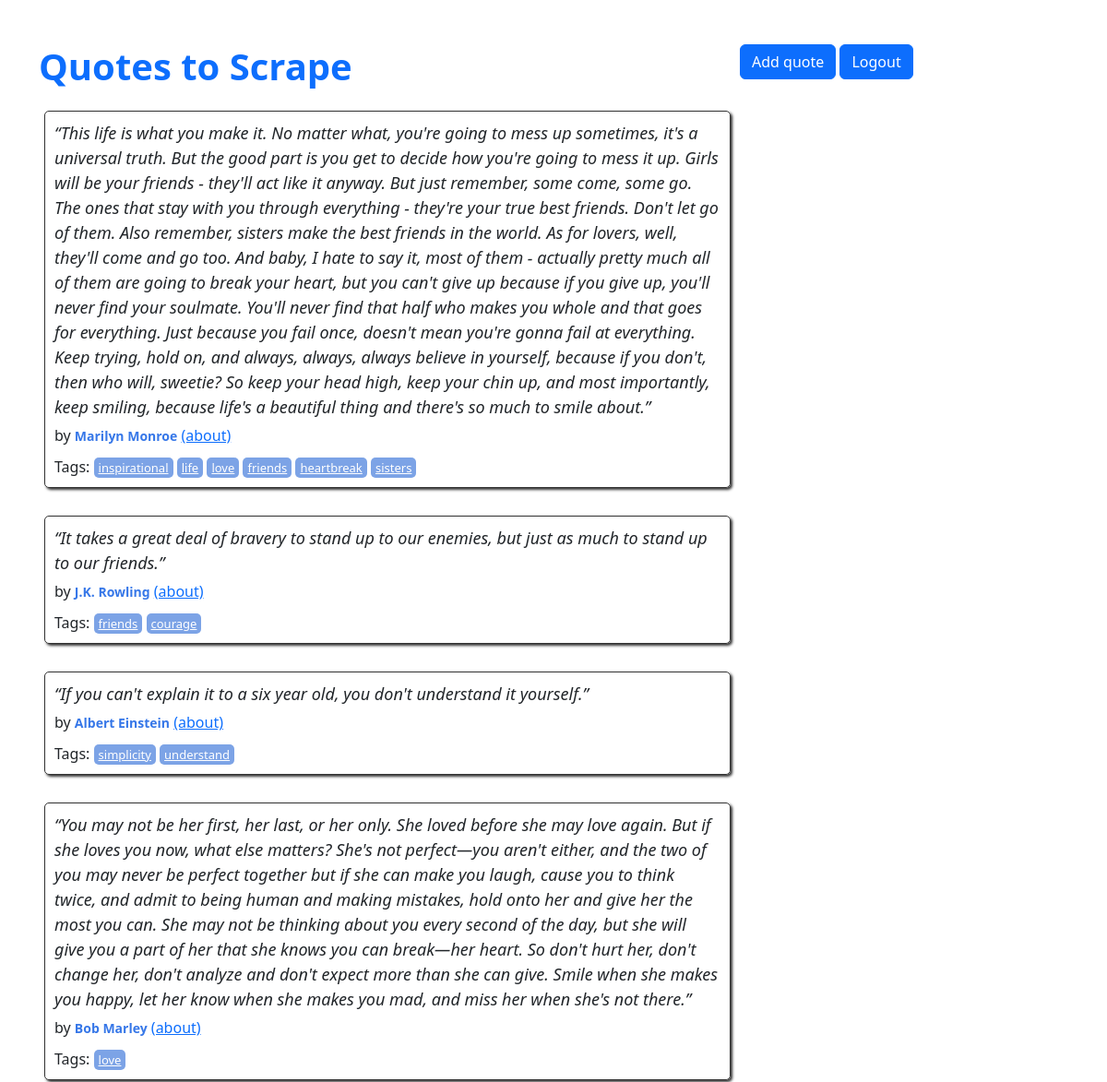
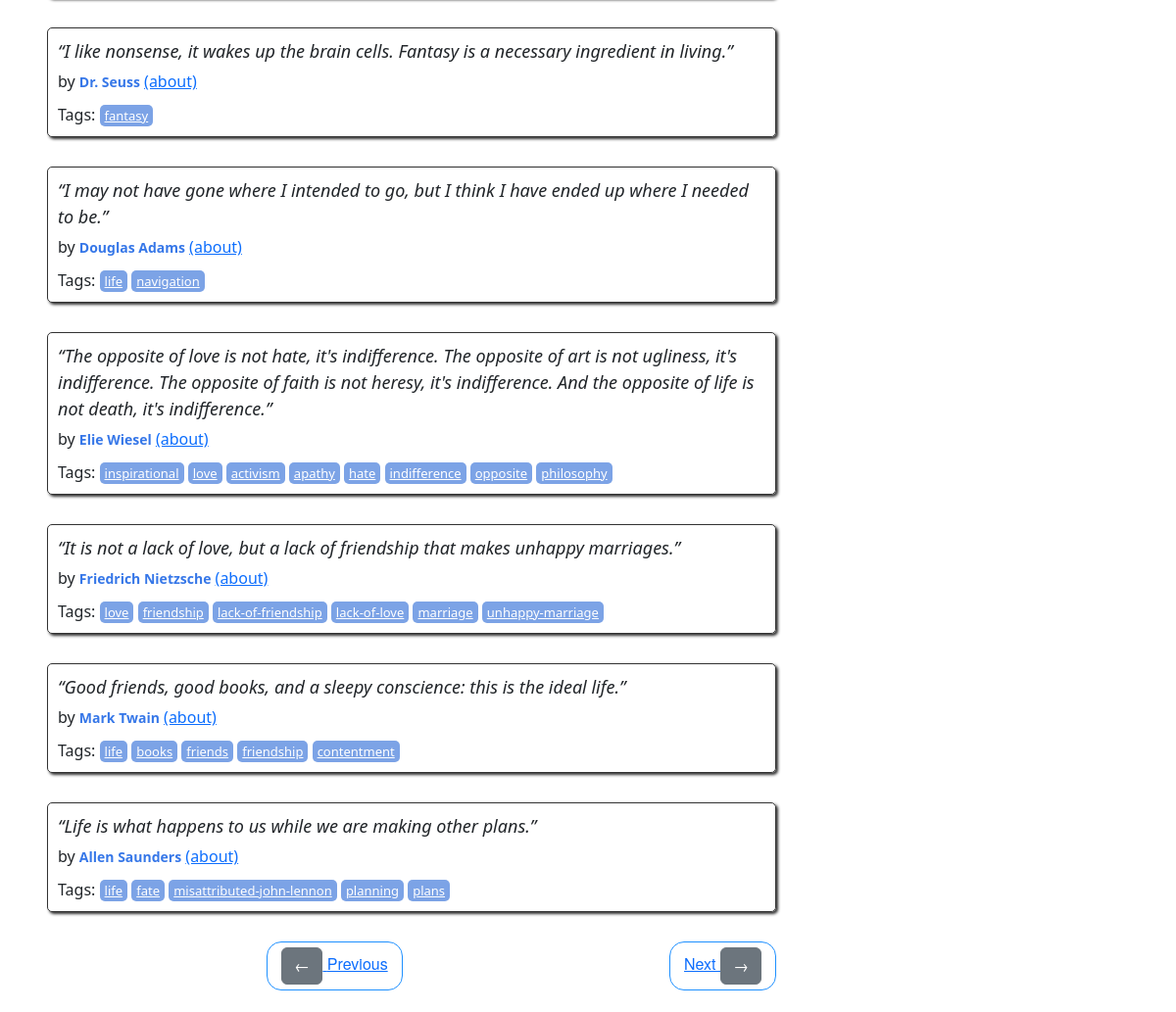
The page /2 (signed in) on the database its author committed (2 pictures, top to bottom).
### quotes/models.py (models this page shows)
class Quote(models.Model):
    user = models.ForeignKey(User, on_delete=models.CASCADE, default=None, null=True)
    quote = models.TextField()
    tags = models.ManyToManyField(Tag)
    author = models.ForeignKey(Author, on_delete=models.CASCADE, default=None, null=False)
    created_at = models.DateTimeField(auto_now_add=True)

class Author(models.Model):
    fullname = models.CharField(max_length=64, null=False, unique=True)
    born_date = models.CharField(max_length=64)
    born_location = models.CharField(max_length=256)
    description = models.TextField()
    user = models.ForeignKey(User, on_delete=models.CASCADE, default=None, null=True)
    created_at = models.DateTimeField(auto_now_add=True)

class Tag(models.Model):
    name = models.CharField(max_length=16, null=False, unique=True)
    class Meta:
        verbose_name_plural = "Tags"
        verbose_name = "Tag"

### quotes/views.py (the view)
# urls.py: path('', main, name = 'root'),
def main(request, page = 1):
    quotes = Quote.objects.all()
    elem_per_page = 10
    paginator = Paginator(list(quotes), elem_per_page)
    quotes_on_page = paginator.page(page)
    return render(request, "quotes/index.html", context={"quotes": quotes_on_page})

### quotes/templatetags/extract_authors.py (called while the page is built)
@register.filter(name='author')
def get_author(author):
    author_id = author.id if hasattr(author, 'id') else None
    author_instance = Author.objects.filter(id=author_id).first()
    if author_instance:
        return author_instance.fullname
    return ''

### quotes/templates/quotes/index.html (shortened to what this page needs)
{% extends 'quotes/base.html' %}
{% load extract_authors %}
{% block content %}
<div class="row">
    <div class="col-md-8">
    {% for quote in quotes %}
    <div class="quote ms-5" itemscope="" itemtype="http://schema.org/CreativeWork">
        <span class="text" itemprop="text">
            {{quote.quote}}
        </span>
        <span>
            by <small class="author" itemprop="author">{{ quote.author|author }}</small>
            <a href="{% url 'quotes:author_detail' author_id=quote.author.id %}" target="_self">(about)</a>
        </span>
        <div class="tags">
            Tags:
            {% for tag in quote.tags.all %}
                <a class="tag" href="{% url 'quotes:tag_quotes' tag_name=tag.name %}">{{ tag.name }}</a>
            {% endfor %}
        </div>
    </div>
    {% endfor %}
    <nav>
        <ul class="pager">
            <li class="previous">
                <a class="{% if not quotes.has_previous %} disabled {% endif %}"
                href="{% if quotes.has_previous %} {% url 'quotes:root_paginate' quotes.previous_page_number %} {% else %} # {% endif %}">
                    <span class="btn btn-secondary" aria-hidden="true">←</span> Previous</a>
            </li>
            <li class="next" class="btn btn-secondary">
                <a class="{% if not quotes.has_next %} disabled {% endif %}"
                href="{% if quotes.has_next %} {% url 'quotes:root_paginate' quotes.next_page_number %} {% else %} # {% endif %}">
                Next <span class="btn btn-secondary" aria-hidden="true">→</span></a>
            </li>
        </ul>
    </nav>
    </div>
</div>
{% endblock %}

### quotes/static/quotes/style.css (style rules this page uses)
.quote { padding: 10px; margin-bottom: 30px; border: 1px solid #333333; border-radius: 5px; box-shadow: 2px 2px 3px #333333; }
.quote span.text { display: block; margin-bottom: 5px; font-size: large; font-style: italic; }
.quote small.author { font-weight: bold; color: #3677E8; }
.quote .tags { margin-top: 10px; }
.tag { padding: 2px 5px; border-radius: 5px; color: white; font-size: small; background-color: #7CA3E6; }
.pager { font-family: "Raleway","Helvetica Neue",Helvetica,Arial,sans-serif; }
.pager { padding-left: 0; margin: 22px 0; list-style: none; text-align: center; }
.pager li { display: inline; }
.pager .next > a, .pager .next > span { float: right; }
.pager li > a, .pager li > span { display: inline-block; padding: 5px 14px; background-color: #ffffff; border: 1px solid dodgerblue; border-radius: 15px; }
.col-md-8 { width: 66.66666667%; }

### rows shown on the page
Quote: quote "“This life is what you make it. No matter what, you're going to mess up sometimes, it's a universal truth. But the good part is you get to decide how you're going to mess it up. Girls will be your friends - they'll act like it anyway. But just remember, some come, some go. The ones that stay with you through everything - they're your true best friends. Don't let go of them. Also remember, sisters make the best friends in the world. As for lovers, well, they'll come and go too. And baby, I hate to say it, most of them - actually pretty much all of them are going to break your heart, but you can't give up because if you give up, you'll never find your soulmate. You'll never find that half who…", author|author "Marilyn Monroe"
Tag: name "inspirational"
Tag: name "life"
Tag: name "love"
Tag: name "friends"
Tag: name "heartbreak"
Tag: name "sisters"
Quote: quote "“It takes a great deal of bravery to stand up to our enemies, but just as much to stand up to our friends.”", author|author "J.K. Rowling"
Tag: name "courage"
Quote: quote "“If you can't explain it to a six year old, you don't understand it yourself.”", author|author "Albert Einstein"
Tag: name "simplicity"
Tag: name "understand"
Quote: quote "“You may not be her first, her last, or her only. She loved before she may love again. But if she loves you now, what else matters? She's not perfect—you aren't either, and the two of you may never be perfect together but if she can make you laugh, cause you to think twice, and admit to being human and making mistakes, hold onto her and give her the most you can. She may not be thinking about you every second of the day, but she will give you a part of her that she knows you can break—her heart. So don't hurt her, don't change her, don't analyze and don't expect more than she can give. Smile when she makes you happy, let her know when she makes you mad, and miss her when she's not there.”", author|author "Bob Marley"
Quote: quote "“I like nonsense, it wakes up the brain cells. Fantasy is a necessary ingredient in living.”", author|author "Dr. Seuss"
Tag: name "fantasy"
Quote: quote "“I may not have gone where I intended to go, but I think I have ended up where I needed to be.”", author|author "Douglas Adams"
Tag: name "navigation"
Quote: quote "“The opposite of love is not hate, it's indifference. The opposite of art is not ugliness, it's indifference. The opposite of faith is not heresy, it's indifference. And the opposite of life is not death, it's indifference.”", author|author "Elie Wiesel"
Tag: name "activism"
Tag: name "apathy"
Tag: name "hate"
Tag: name "indifference"
Tag: name "opposite"
Tag: name "philosophy"
Quote: quote "“It is not a lack of love, but a lack of friendship that makes unhappy marriages.”", author|author "Friedrich Nietzsche"
Tag: name "friendship"
Tag: name "lack-of-friendship"
Tag: name "lack-of-love"
Tag: name "marriage"
Tag: name "unhappy-marriage"
Quote: quote "“Good friends, good books, and a sleepy conscience: this is the ideal life.”", author|author "Mark Twain"
Tag: name "books"
Tag: name "contentment"
Quote: quote "“Life is what happens to us while we are making other plans.”", author|author "Allen Saunders"
Tag: name "fate"
Tag: name "misattributed-john-lennon"
Tag: name "planning"
Tag: name "plans"
